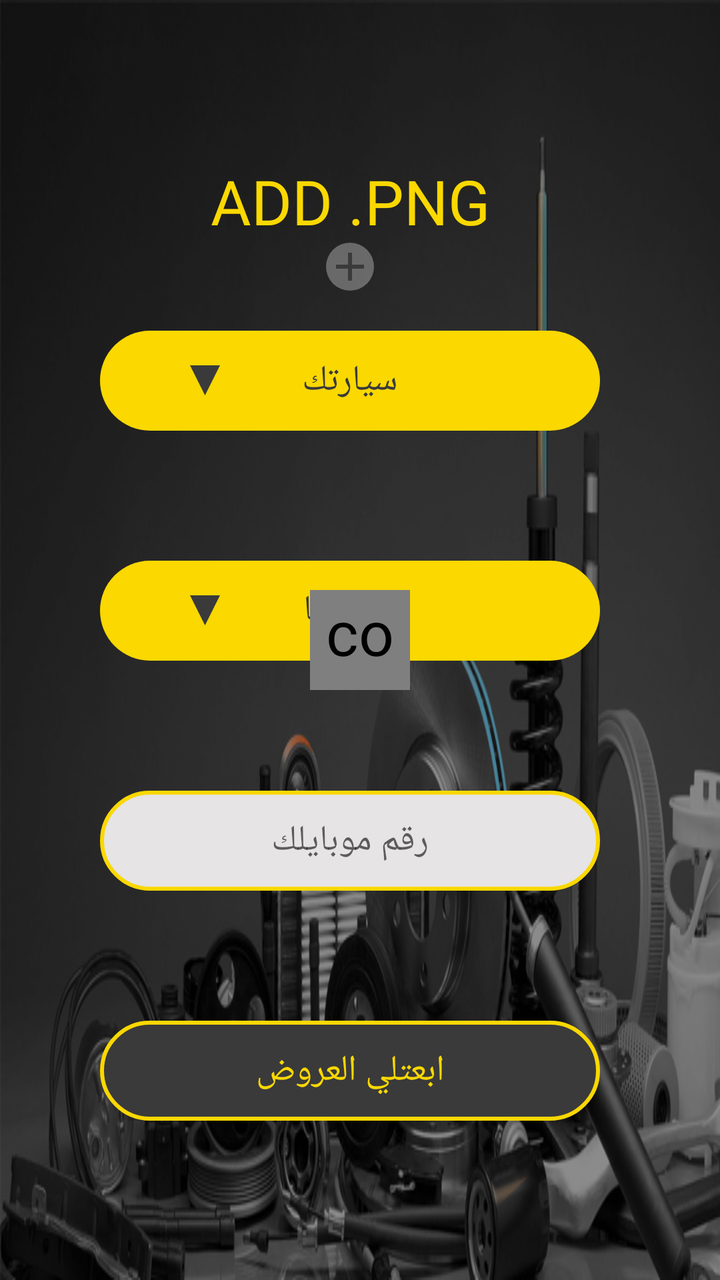
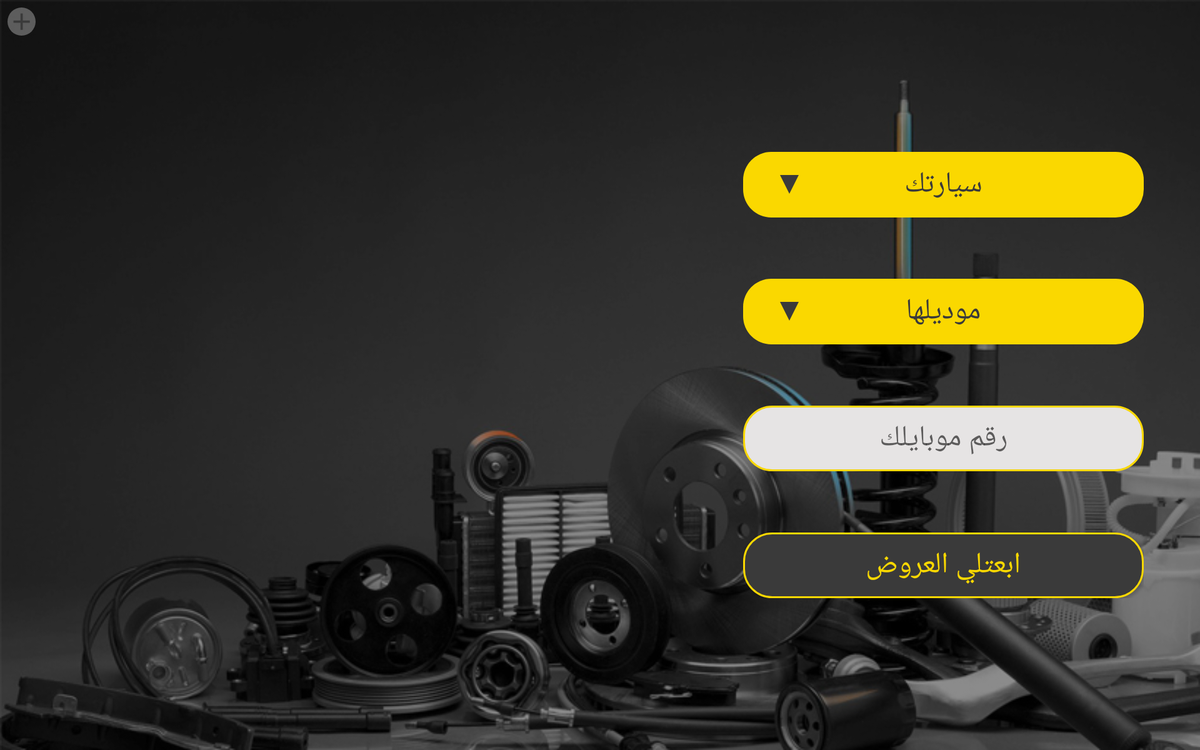

Two renders of one Android screen. The first uses the default layout on a phone; the second uses the alternative layout the repository ships for a different screen configuration, on a matching device. The two XML files are below.
<!-- AndroidManifest.xml: application theme AppTheme -->
<!-- res/layout/activity_main.xml -->
<?xml version="1.0" encoding="utf-8"?>
<androidx.constraintlayout.widget.ConstraintLayout
    xmlns:android="http://schemas.android.com/apk/res/android"
    xmlns:app="http://schemas.android.com/apk/res-auto"
    xmlns:tools="http://schemas.android.com/tools"
    android:layout_width="match_parent"
    android:layout_height="match_parent"
    android:background="@drawable/background"
    android:layoutDirection="rtl"
    tools:context=".MainActivity">










    <RelativeLayout
        android:id="@+id/linearLayout"
        android:layout_width="match_parent"
        android:layout_height="match_parent"
        android:gravity="center_vertical"
        android:orientation="vertical"
        android:background="@color/color_transparent"
        app:layout_constraintBottom_toBottomOf="parent"
        app:layout_constraintEnd_toStartOf="@+id/guideline"
        app:layout_constraintStart_toStartOf="parent"
        app:layout_constraintTop_toTopOf="parent">


        <androidx.constraintlayout.widget.ConstraintLayout
            android:layout_width="match_parent"
            android:layout_height="wrap_content"
            android:paddingStart="@dimen/mstart50"
            android:paddingEnd="@dimen/m_end50">

            <LinearLayout
                android:id="@+id/linearLayout2"
                android:layout_width="match_parent"
                android:layout_height="wrap_content"
                android:gravity="center"
                android:orientation="vertical"
                app:layout_constraintEnd_toEndOf="parent"
                app:layout_constraintStart_toStartOf="parent"
                app:layout_constraintTop_toTopOf="parent">

                <TextView
                    android:id="@+id/tv_addPng"
                    android:layout_width="match_parent"
                    android:layout_height="wrap_content"
                    android:fontFamily="@font/a_jannat_it_bold"
                    android:text="@string/add_png"
                    android:textAlignment="center"
                    android:textAllCaps="true"
                    android:textColor="@color/colorYellow" />

                <ImageView
                    android:id="@+id/btn_addImg"
                    android:layout_width="wrap_content"
                    android:layout_height="wrap_content"
                    android:background="@drawable/bg_mob_add"
                    android:src="@drawable/ic_add" />

            </LinearLayout>

            <RelativeLayout
                android:id="@+id/rl_company"
                android:layout_width="match_parent"
                android:layout_height="@dimen/mob_height_relative"
                android:layout_marginTop="20dp"
                android:background="@drawable/bg_spinner"
                android:padding="@dimen/padding10"
                app:layout_constraintEnd_toEndOf="@+id/linearLayout2"
                app:layout_constraintHorizontal_bias="0.0"
                app:layout_constraintStart_toStartOf="parent"
                app:layout_constraintTop_toBottomOf="@+id/linearLayout2">

                <TextView
                    android:id="@+id/you_car"
                    android:layout_width="wrap_content"
                    android:layout_height="wrap_content"
                    android:layout_centerHorizontal="true"
                    android:layout_centerVertical="true"
                    android:fontFamily="@font/a_jannat_it_bold"
                    android:text="@string/your_car"
                    android:textSize="@dimen/mob_size_text" />

                
                
                
                
                
                
                

                <ImageView
                    android:layout_width="wrap_content"
                    android:layout_height="wrap_content"
                    android:layout_alignParentEnd="true"
                    android:layout_centerVertical="true"
                    android:layout_marginEnd="@dimen/me_arrow"
                    android:src="@drawable/ic_mob_polygon_3" />

            </RelativeLayout>

            <RelativeLayout
                android:id="@+id/rl_model"
                android:layout_width="match_parent"
                android:layout_height="@dimen/mob_height_relative"
                android:layout_marginTop="@dimen/mt_model"
                android:background="@drawable/bg_spinner"
                android:padding="@dimen/padding10"
                app:layout_constraintEnd_toEndOf="parent"
                app:layout_constraintStart_toStartOf="parent"
                app:layout_constraintTop_toBottomOf="@+id/rl_company">

                <ImageView
                    android:layout_width="wrap_content"
                    android:layout_height="wrap_content"
                    android:layout_alignParentEnd="true"
                    android:layout_centerVertical="true"
                    android:layout_marginEnd="@dimen/me_arrow"
                    android:src="@drawable/ic_mob_polygon_3" />

                <TextView
                    android:id="@+id/tv_model"
                    android:layout_width="wrap_content"
                    android:layout_height="wrap_content"
                    android:layout_centerHorizontal="true"
                    android:layout_centerVertical="true"
                    android:fontFamily="@font/a_jannat_it_bold"
                    android:text="@string/model"
                    android:textSize="@dimen/mob_size_text" />

                
                
                
                
                
                
            </RelativeLayout>

            <androidx.recyclerview.widget.RecyclerView
                android:id="@+id/rv_model"
                android:layout_width="260dp"
                android:layout_height="520dp"
                android:elevation="2dp"
                android:visibility="gone"
                app:layout_constraintBottom_toBottomOf="parent"
                app:layout_constraintEnd_toEndOf="parent"
                app:layout_constraintStart_toStartOf="parent"
                app:layout_constraintTop_toBottomOf="@+id/rl_model" />

            <EditText
                android:id="@+id/ed_mobile"
                android:layout_width="match_parent"
                android:layout_height="@dimen/mob_height_relative"
                android:layout_marginTop="@dimen/mt_model"
                android:background="@drawable/bg_edit"
                android:ems="10"
                android:hint="@string/mobile_number"
                android:imeOptions="flagNoExtractUi"
                android:inputType="number"
                android:padding="@dimen/padding10"
                android:textAlignment="center"
                android:textSize="@dimen/mob_size_text"
                app:layout_constraintEnd_toEndOf="parent"
                app:layout_constraintStart_toStartOf="parent"
                app:layout_constraintTop_toBottomOf="@+id/rl_model" />

            <Button
                android:id="@+id/btn_sendOffer"
                android:layout_width="match_parent"
                android:layout_height="@dimen/mob_height_relative"
                android:layout_marginTop="@dimen/mt_model"
                android:background="@drawable/trans_drawable"
                android:padding="@dimen/padding10"
                android:text="@string/send_me_offer"
                android:textColor="@color/colorYellow"
                android:textSize="@dimen/mob_size_text"
                app:layout_constraintEnd_toEndOf="parent"
                app:layout_constraintStart_toStartOf="parent"
                app:layout_constraintTop_toBottomOf="@+id/ed_mobile" />

            <Button
                android:id="@+id/btn_add_success"
                android:layout_width="match_parent"
                android:layout_height="wrap_content"
                android:layout_marginTop="@dimen/mt_model"
                android:background="@drawable/bg_btn_success"
                android:text="@string/add_success"
                android:textColor="@color/colorPrimary"
                android:visibility="gone"
                app:layout_constraintEnd_toEndOf="parent"
                app:layout_constraintStart_toStartOf="parent"
                app:layout_constraintTop_toBottomOf="@+id/ed_mobile" />


            <GridView
                android:id="@+id/gv_company"
                android:layout_width="match_parent"
                android:layout_height="wrap_content"
                android:elevation="2dp"
                android:numColumns="2"
                android:stretchMode="columnWidth"
                android:visibility="gone"
                app:layout_constraintEnd_toEndOf="parent"
                app:layout_constraintStart_toStartOf="parent"
                app:layout_constraintTop_toBottomOf="@+id/rl_company" />
        </androidx.constraintlayout.widget.ConstraintLayout>

    </RelativeLayout>

    <ImageView
        android:id="@+id/img_car"
        android:layout_width="0dp"
        android:layout_height="match_parent"
        android:gravity="center"
        android:orientation="vertical"
        app:layout_constraintBottom_toBottomOf="parent"
        app:layout_constraintEnd_toEndOf="parent"
        app:layout_constraintStart_toEndOf="@+id/guideline"
        app:layout_constraintStart_toStartOf="parent"
        app:layout_constraintTop_toTopOf="parent"
        />
    <com.wang.avi.AVLoadingIndicatorView
        android:id="@+id/avi"
        style="@style/AVLoadingIndicatorView"
        android:layout_width="50dp"
        android:layout_height="50dp"
        app:indicatorColor="@color/colorYellow"
        app:indicatorName="LineSpinFadeLoaderIndicator"
        app:layout_constraintBottom_toBottomOf="@+id/img_car"
        app:layout_constraintEnd_toEndOf="parent"
        app:layout_constraintHorizontal_bias="0.5"
        app:layout_constraintStart_toStartOf="parent"
        app:layout_constraintTop_toTopOf="parent"
        app:layout_constraintVertical_bias="0.5" />
    <com.wang.avi.AVLoadingIndicatorView
        android:id="@+id/avi2"
        style="@style/AVLoadingIndicatorView"
        android:layout_width="50dp"
        android:layout_height="50dp"
        app:indicatorColor="@color/colorYellow"
        app:indicatorName="LineSpinFadeLoaderIndicator"
        app:layout_constraintBottom_toBottomOf="@+id/img_car"
        app:layout_constraintEnd_toEndOf="parent"
        app:layout_constraintHorizontal_bias="0.5"
        app:layout_constraintStart_toStartOf="parent"
        app:layout_constraintTop_toTopOf="parent"
        app:layout_constraintVertical_bias="0.5" />
</androidx.constraintlayout.widget.ConstraintLayout>
<!-- resources referenced by this layout -->
<resources>
  <color name="colorPrimary">#3A3A3A</color>
  <color name="colorYellow">#FAD800</color>
  <color name="color_transparent">#60000000</color>
  <dimen name="m_end50">50dp</dimen>
  <dimen name="me_arrow">39dp</dimen>
  <dimen name="mob_height_relative">50dp</dimen>
  <dimen name="mob_size_text">18sp</dimen>
  <dimen name="mstart50">60dp</dimen>
  <dimen name="mt_model">65dp</dimen>
  <dimen name="padding10">6dp</dimen>
  <!-- drawable bg_btn_success (drawable-v24) -->
  <?xml version="1.0" encoding="utf-8"?>
  <shape xmlns:android="http://schemas.android.com/apk/res/android"
      android:shape="rectangle">
    <solid android:color="@color/colorYellow"/>
      <corners android:radius="@dimen/btn_raduis"/>
    <stroke android:color="@color/colorYellow" android:width="2dp"/>
  </shape>
  <!-- drawable bg_edit (drawable) -->
  <?xml version="1.0" encoding="utf-8"?>
  <shape xmlns:android="http://schemas.android.com/apk/res/android"
      android:shape="rectangle">
    <solid android:color="@color/colorGrey"/>
      <corners android:radius="@dimen/btn_raduis"/>
    <stroke android:color="@color/colorYellow" android:width="2dp"/>
  </shape>
  <!-- drawable bg_mob_add (drawable-v24) -->
  <?xml version="1.0" encoding="utf-8"?>
  <shape
      xmlns:android="http://schemas.android.com/apk/res/android"
      android:shape="oval">
      <solid android:color="@color/color_transparent_add"/>
  
    <size android:height="@dimen/mob_width_add" android:width="@dimen/mob_height_add" />
  </shape>
  <!-- drawable bg_spinner (drawable) -->
  <?xml version="1.0" encoding="utf-8"?>
  <shape xmlns:android="http://schemas.android.com/apk/res/android"
      android:shape="rectangle">
    <solid android:color="@color/colorYellow"/>
      <corners android:radius="@dimen/btn_raduis"/>
  </shape>
  <!-- drawable ic_add (drawable) -->
  <vector android:height="@dimen/heigh_ic_add" android:tint="#3A3A3A"
      android:viewportHeight="24.0" android:viewportWidth="24.0"
      android:width="@dimen/width_ic_add" xmlns:android="http://schemas.android.com/apk/res/android">
      <path android:fillColor="#FF000000" android:pathData="M19,13h-6v6h-2v-6H5v-2h6V5h2v6h6v2z"/>
  </vector>
  <!-- drawable ic_mob_polygon_3 (drawable-v24) -->
  <vector android:autoMirrored="true" android:height="15dp"
      android:viewportHeight="25" android:viewportWidth="28"
      android:width="15dp" xmlns:android="http://schemas.android.com/apk/res/android">
      <path android:fillColor="#3a3a3a" android:pathData="M14,25 L0,0L28,0Z"/>
  </vector>
  <!-- drawable trans_drawable (drawable) -->
  <?xml version="1.0" encoding="utf-8"?>
  <transition xmlns:android="http://schemas.android.com/apk/res/android">
      
      <item android:drawable="@drawable/bg_btn" />
      <item android:drawable="@drawable/bg_btn_success" />
  </transition>
  <string name="add_png">Add .Png</string>
  <string name="add_success">تم تسجيل معلوماتك </string>
  <string name="mobile_number">رقم موبايلك</string>
  <string name="model">موديلها</string>
  <string name="send_me_offer">ابعتلي العروض</string>
  <string name="your_car">سيارتك</string>
  <dimen name="btn_raduis">30dp</dimen>
  <color name="colorGrey">#E6E4E4</color>
  <color name="color_transparent_add">#50ffffff</color>
  <dimen name="mob_width_add">15dp</dimen>
  <dimen name="mob_height_add">15dp</dimen>
  <dimen name="heigh_ic_add">24dp</dimen>
  <dimen name="width_ic_add">24dp</dimen>
  <!-- drawable bg_btn (drawable) -->
  <?xml version="1.0" encoding="utf-8"?>
  <shape xmlns:android="http://schemas.android.com/apk/res/android"
      android:shape="rectangle">
    <solid android:color="@color/colorPrimary"/>
      <corners android:radius="@dimen/btn_raduis"/>
    <stroke android:color="@color/colorYellow" android:width="2dp"/>
  </shape>
  <color name="colorPrimaryDark">#747473</color>
  <color name="colorAccent">#03DAC5</color>
  <dimen name="size_text31">31sp</dimen>
  <!-- some entries are left out for length -->
</resources>
<!-- res/layout-sw720dp/activity_main.xml (the repository's variant of the layout above) -->
<!-- drawn on a large tablet held sideways -->
<?xml version="1.0" encoding="utf-8"?>
<androidx.constraintlayout.widget.ConstraintLayout
    xmlns:android="http://schemas.android.com/apk/res/android"
    xmlns:app="http://schemas.android.com/apk/res-auto"
    xmlns:tools="http://schemas.android.com/tools"
    android:layout_width="match_parent"
    android:layout_height="match_parent"
    android:background="@drawable/background"
    android:layoutDirection="rtl"
    tools:context=".MainActivity">


    <androidx.constraintlayout.widget.ConstraintLayout
        android:layout_width="0dp"
        android:layout_height="0dp"
        app:layout_constraintBottom_toBottomOf="parent"
        app:layout_constraintEnd_toEndOf="parent"
        app:layout_constraintStart_toStartOf="parent"
        app:layout_constraintTop_toTopOf="parent"
        android:background="@color/color_transparent">

        <androidx.constraintlayout.widget.Guideline
            android:id="@+id/guideline"
            android:layout_width="wrap_content"
            android:layout_height="wrap_content"
            android:orientation="vertical"
            app:layout_constraintGuide_percent="0.42" />


        <RelativeLayout
            android:id="@+id/linearLayout"
            android:layout_width="0dp"
            android:layout_height="wrap_content"
            android:layout_marginStart="@dimen/mstart50"
            android:layout_marginEnd="@dimen/m_end50"
            android:gravity="center_vertical"
            android:orientation="vertical"
            android:layout_marginTop="20dp"
            android:layout_marginBottom="20dp"
            app:layout_constraintBottom_toBottomOf="parent"
            app:layout_constraintEnd_toStartOf="@+id/guideline"
            app:layout_constraintStart_toStartOf="parent"
            app:layout_constraintTop_toTopOf="parent">




            <RelativeLayout
                android:id="@+id/rl_company"
                android:layout_width="match_parent"
                android:layout_height="@dimen/height_relative"
                android:background="@drawable/bg_spinner">

                <TextView
                    android:id="@+id/you_car"
                    android:layout_width="wrap_content"
                    android:layout_height="wrap_content"
                    android:layout_centerInParent="true"
                    android:fontFamily="@font/a_jannat_it_bold"
                    android:text="@string/your_car" />

                <ImageView
                    android:layout_width="wrap_content"
                    android:layout_height="wrap_content"
                    android:layout_alignParentEnd="true"
                    android:layout_centerVertical="true"
                    android:layout_marginEnd="@dimen/me_arrow"
                    android:src="@drawable/ic_polygon_3" />

            </RelativeLayout>

            <RelativeLayout
                android:id="@+id/rl_model"
                android:layout_width="match_parent"
                android:layout_height="@dimen/height_relative"
                android:layout_marginTop="@dimen/mt_model"
                android:background="@drawable/bg_spinner"
                android:layout_below="@+id/rl_company">

                <ImageView
                    android:id="@+id/img_arrow"
                    android:layout_width="wrap_content"
                    android:layout_height="wrap_content"
                    android:layout_alignParentEnd="true"
                    android:layout_centerVertical="true"
                    android:layout_marginEnd="@dimen/me_arrow"
                    android:src="@drawable/ic_polygon_3" />

                <TextView
                    android:id="@+id/tv_model"
                    android:layout_width="wrap_content"
                    android:layout_height="wrap_content"
                    android:layout_centerInParent="true"
                    android:fontFamily="@font/a_jannat_it_bold"
                    android:text="@string/model" />

            </RelativeLayout>

            <EditText
                android:id="@+id/ed_mobile"
                android:layout_width="match_parent"
                android:layout_height="@dimen/height_relative"
                android:layout_marginTop="@dimen/mt_model"
                android:background="@drawable/bg_edit"
                android:ems="10"
                android:imeOptions="flagNoExtractUi"
                android:hint="@string/mobile_number"
                android:inputType="number"
                android:textAlignment="center"
                android:layout_below="@+id/rl_model" />

            <Button
                android:id="@+id/btn_sendOffer"
                android:layout_width="match_parent"
                android:layout_height="@dimen/height_relative"
                android:background="@drawable/trans_drawable"
                android:text="@string/send_me_offer"
                android:textColor="@color/colorYellow"
                android:layout_marginTop="@dimen/mt_model"
                android:layout_below="@+id/ed_mobile" />


            <GridView
                android:id="@+id/gv_company"
                android:layout_width="match_parent"
                android:layout_height="wrap_content"
                android:numColumns="2"
                android:elevation="@dimen/elevation10"
                android:visibility="gone"
                android:stretchMode="columnWidth"
                android:layout_below="@+id/rl_company" />

            <androidx.recyclerview.widget.RecyclerView
                android:id="@+id/rv_model"
                android:layout_width="match_parent"
                android:layout_height="wrap_content"
                android:elevation="@dimen/elevation10"
                android:visibility="gone"
                android:layout_below="@+id/rl_model" />



        </RelativeLayout>

        <ImageView
            android:id="@+id/img_car"
            android:layout_width="0dp"
            android:layout_height="match_parent"
            android:gravity="center"
            android:layout_marginTop="@dimen/m_img16"
            android:layout_marginEnd="@dimen/mt_img19"
            android:layout_marginBottom="@dimen/m_img16"
            android:orientation="vertical"
            app:layout_constraintBottom_toBottomOf="parent"
            app:layout_constraintEnd_toEndOf="parent"
            app:layout_constraintHorizontal_bias="1.0"
            app:layout_constraintStart_toEndOf="@+id/guideline"
            app:layout_constraintStart_toStartOf="parent"
            app:layout_constraintTop_toTopOf="parent"
            app:layout_constraintVertical_bias="0.0" />

        <ImageView
            android:id="@+id/btn_addImg"
            android:layout_width="wrap_content"
            android:layout_height="wrap_content"
            android:layout_marginTop="8dp"
            android:layout_marginEnd="8dp"
            android:background="@drawable/bg_add"
            android:src="@drawable/ic_add"
            app:layout_constraintEnd_toEndOf="parent"
            app:layout_constraintTop_toTopOf="parent" />
        <com.wang.avi.AVLoadingIndicatorView
            android:id="@+id/avi"
            style="@style/AVLoadingIndicatorView"
            android:layout_width="@dimen/width_load"
            android:layout_height="@dimen/height_load"
            android:visibility="gone"
            app:indicatorColor="@color/colorYellow"
            app:indicatorName="LineSpinFadeLoaderIndicator"
            app:layout_constraintBottom_toBottomOf="@+id/img_car"
            app:layout_constraintEnd_toEndOf="parent"
            app:layout_constraintHorizontal_bias="0.5"
            app:layout_constraintStart_toEndOf="@+id/guideline"
            app:layout_constraintStart_toStartOf="parent"
            app:layout_constraintTop_toTopOf="parent"
            app:layout_constraintVertical_bias="0.5" />
        <com.wang.avi.AVLoadingIndicatorView
            android:id="@+id/avi2"
            style="@style/AVLoadingIndicatorView"
            android:layout_width="@dimen/width_load"
            android:layout_height="@dimen/height_load"
            android:visibility="gone"
            app:indicatorColor="@color/colorYellow"
            app:indicatorName="LineSpinFadeLoaderIndicator"
            app:layout_constraintBottom_toBottomOf="@+id/img_car"
            app:layout_constraintEnd_toEndOf="parent"
            app:layout_constraintHorizontal_bias="0.5"
            app:layout_constraintStart_toEndOf="@+id/guideline"
            app:layout_constraintStart_toStartOf="parent"
            app:layout_constraintTop_toTopOf="parent"
            app:layout_constraintVertical_bias="0.5" />

    </androidx.constraintlayout.widget.ConstraintLayout>
</androidx.constraintlayout.widget.ConstraintLayout>
<!-- resources referenced by the variant -->
<!-- as a large tablet held sideways resolves them -->
<resources>
  <color name="colorYellow">#FAD800</color>
  <color name="color_transparent">#60000000</color>
  <dimen name="elevation10">10dp</dimen>
  <dimen name="height_load">70dp</dimen>
  <dimen name="height_relative">70dp</dimen>
  <dimen name="m_end50">50dp</dimen>
  <dimen name="m_img16">16dp</dimen>
  <dimen name="me_arrow">39dp</dimen>
  <dimen name="mstart50">60dp</dimen>
  <dimen name="mt_img19">19dp</dimen>
  <dimen name="mt_model">65dp</dimen>
  <dimen name="width_load">70dp</dimen>
  <!-- drawable bg_add (drawable) -->
  <?xml version="1.0" encoding="utf-8"?>
  <shape
      xmlns:android="http://schemas.android.com/apk/res/android"
      android:shape="oval"
      >
      <solid android:color="@color/color_transparent_add"/>
  
  
    <size android:height="@dimen/width_add" android:width="@dimen/width_add" />
  </shape>
  <!-- drawable bg_edit (drawable) -->
  <?xml version="1.0" encoding="utf-8"?>
  <shape xmlns:android="http://schemas.android.com/apk/res/android"
      android:shape="rectangle">
    <solid android:color="@color/colorGrey"/>
      <corners android:radius="@dimen/btn_raduis"/>
    <stroke android:color="@color/colorYellow" android:width="2dp"/>
  </shape>
  <!-- drawable bg_spinner (drawable) -->
  <?xml version="1.0" encoding="utf-8"?>
  <shape xmlns:android="http://schemas.android.com/apk/res/android"
      android:shape="rectangle">
    <solid android:color="@color/colorYellow"/>
      <corners android:radius="@dimen/btn_raduis"/>
  </shape>
  <!-- drawable ic_add (drawable) -->
  <vector android:height="@dimen/heigh_ic_add" android:tint="#3A3A3A"
      android:viewportHeight="24.0" android:viewportWidth="24.0"
      android:width="@dimen/width_ic_add" xmlns:android="http://schemas.android.com/apk/res/android">
      <path android:fillColor="#FF000000" android:pathData="M19,13h-6v6h-2v-6H5v-2h6V5h2v6h6v2z"/>
  </vector>
  <!-- drawable ic_polygon_3 (drawable) -->
  <vector android:autoMirrored="true" android:height="@dimen/height_arrow"
      android:viewportHeight="25" android:viewportWidth="28"
      android:width="@dimen/width_ic_arrow" xmlns:android="http://schemas.android.com/apk/res/android">
      <path android:fillColor="#3a3a3a" android:pathData="M14,25 L0,0L28,0Z"/>
  </vector>
  <!-- drawable trans_drawable (drawable) -->
  <?xml version="1.0" encoding="utf-8"?>
  <transition xmlns:android="http://schemas.android.com/apk/res/android">
      
      <item android:drawable="@drawable/bg_btn" />
      <item android:drawable="@drawable/bg_btn_success" />
  </transition>
  <string name="mobile_number">رقم موبايلك</string>
  <string name="model">موديلها</string>
  <string name="send_me_offer">ابعتلي العروض</string>
  <string name="your_car">سيارتك</string>
  <color name="color_transparent_add">#50ffffff</color>
  <dimen name="width_add">30dp</dimen>
  <color name="colorGrey">#E6E4E4</color>
  <dimen name="btn_raduis">30dp</dimen>
  <dimen name="heigh_ic_add">24dp</dimen>
  <dimen name="width_ic_add">24dp</dimen>
  <dimen name="height_arrow">20dp</dimen>
  <dimen name="width_ic_arrow">20dp</dimen>
  <!-- drawable bg_btn (drawable) -->
  <?xml version="1.0" encoding="utf-8"?>
  <shape xmlns:android="http://schemas.android.com/apk/res/android"
      android:shape="rectangle">
    <solid android:color="@color/colorPrimary"/>
      <corners android:radius="@dimen/btn_raduis"/>
    <stroke android:color="@color/colorYellow" android:width="2dp"/>
  </shape>
  <!-- drawable bg_btn_success (drawable-v24) -->
  <?xml version="1.0" encoding="utf-8"?>
  <shape xmlns:android="http://schemas.android.com/apk/res/android"
      android:shape="rectangle">
    <solid android:color="@color/colorYellow"/>
      <corners android:radius="@dimen/btn_raduis"/>
    <stroke android:color="@color/colorYellow" android:width="2dp"/>
  </shape>
  <color name="colorPrimary">#3A3A3A</color>
  <color name="colorPrimaryDark">#747473</color>
  <color name="colorAccent">#03DAC5</color>
  <dimen name="size_text31">31sp</dimen>
  <!-- some entries are left out for length -->
</resources>
